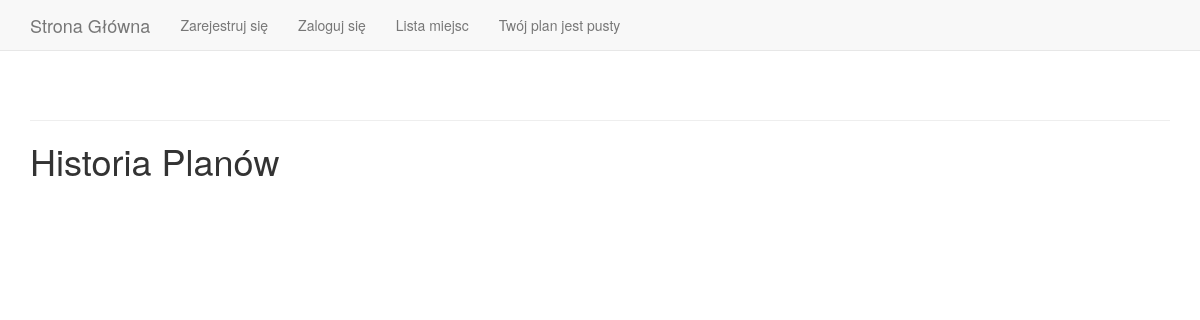
Page /planninghistory/events/ on the earlier database version.
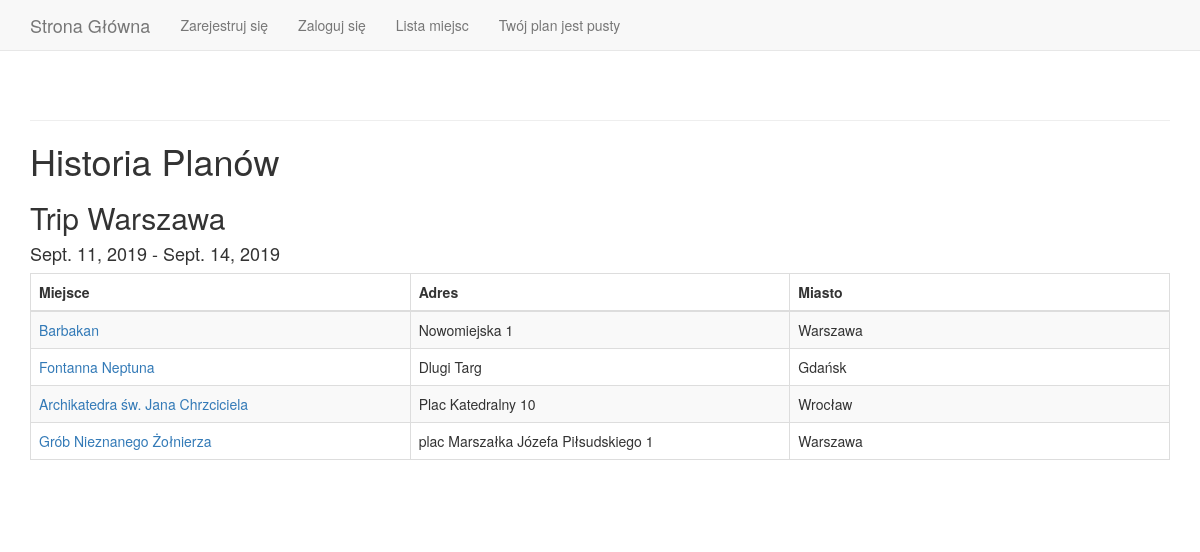
Same page on the later database version.
### planninghistory/models.py (models this page shows, shortened)
class Event(models.Model):
    name = models.CharField(max_length=50)
    start_date = models.DateField()
    end_date = models.DateField()
    created = models.DateTimeField(auto_now_add=True)
    updated = models.DateTimeField(auto_now=True)
    class Meta:
        ordering = ('-created',)

class Place(models.Model):
    event = models.ForeignKey(Event, related_name='places', on_delete=models.CASCADE)
    place = models.ForeignKey(Place, related_name='plan_place', on_delete=models.CASCADE)
    price = models.DecimalField(max_digits=10, decimal_places=2)
    quantity = models.PositiveIntegerField(default=1)

### explorerapp/models.py (models this page shows, shortened)
class Place(models.Model):
    name = models.CharField(max_length=60)
    slug = models.SlugField(max_length=200, unique=True)
    description = models.TextField()
    category = models.ForeignKey(Category, related_name='places', on_delete=models.CASCADE)
    cost = models.DecimalField(max_digits=10, decimal_places=2)
    image = models.ImageField(upload_to='images/%Y/%m/%d', blank=True)
    created = models.DateTimeField(auto_now_add=True)
    updated = models.DateTimeField(auto_now=True)
    address = models.ForeignKey(Address, on_delete=models.CASCADE, null=True)
    sum_of_rating = models.DecimalField(max_digits=9, decimal_places=2, default=5)
    num_of_ratings = models.IntegerField(default=1)
    tags = TaggableManager()
    class Meta:
        ordering = ('name',)
    def get_absolute_url(self):
        return reverse('explorer:place_detail', args=[self.id, self.slug])

class Address(models.Model):
    street = models.CharField(max_length=60)
    city = models.ForeignKey(City, on_delete=models.CASCADE)
    location_number = models.CharField(max_length=10, blank=True)
    latitude = models.DecimalField(max_digits=10, decimal_places=8, null=True, blank=True)
    length = models.DecimalField(max_digits=11, decimal_places=8, null=True, blank=True)

class City(models.Model):
    name = models.CharField(max_length=30)
    slug = models.SlugField(max_length=30, unique=True)
    def __str__(self):
        return self.name

### planninghistory/views.py (the view)
# urls.py: path('events/', views.EventHistory.as_view(), name='event_history')
class EventHistory(ListView):
    template_name = 'event_list.html'
    queryset = Event.objects.all()
    context_object_name = 'events'
    paginate_by = 3
    ordering = ['-created']
    def get_context_data(self, **kwargs):
        context = super().get_context_data(**kwargs)
        context['places'] = Place.objects.all()
        return context

### plan/context_processors.py (called while the page is built)
def plan(request):
    return {'plan': Plan(request)}

### plan/plan.py (called while the page is built)
    def __len__(self):
        return sum(item['quantity'] for item in self.plan.values())

### planninghistory/templates/planninghistory/event_list.html (shortened to what this page needs)
{% extends "explorer/base.html" %}
{% load static %}
{% block content %}
    <h1>Historia Planów</h1>
{% for event in events %}
    <h2>{{ event.name }}</h2>
    <h4>{{ event.start_date }} - {{ event.end_date }}</h4>
    <table class="table table-bordered table-striped table-dark">
        <thead class="thead-dark">
            <tr>
                <th style="width:30%;">Miejsce</th>
                <th style="width:30%;">Adres</th>
                <th style="width:30%;">Miasto</th>
            </tr>
          </thead>
          <tbody>
                    {%  for place in places %}
                      {% if place.event.name == event.name %}
                          {% with place=place.place %}
                              <tr>
                                  <td>
                                      <a href="{{ place.get_absolute_url }}">{{ place.name }}</a>
                                  </td>
                                  <td>
                                      {{ place.address.street }} {{ place.address.location_number }}
                                  </td>
                                  <td class="num">
                                      {{ place.address.city }}
                                  </td>
                              </tr>
                          {% endwith %}
                      {% endif %}
                    {% endfor %}
          </tbody>
    </table>
{% endfor %}
{% endblock %}

Differences in the rows shown:
added Event: name "Trip Warszawa", start_date "Sept. 11, 2019", end_date "Sept. 14, 2019"
added Place: name "Barbakan", address.street "Nowomiejska", address.location_number "1", address.city "Warszawa"
added Place: name "Fontanna Neptuna", address.street "Dlugi Targ", address.city "Gdańsk"
added Place: name "Archikatedra św. Jana Chrzciciela", address.street "Plac Katedralny", address.location_number "10", address.city "Wrocław"
added Place: name "Grób Nieznanego Żołnierza", address.street "plac Marszałka Józefa Piłsudskiego", address.location_number "1", address.city "Warszawa"
